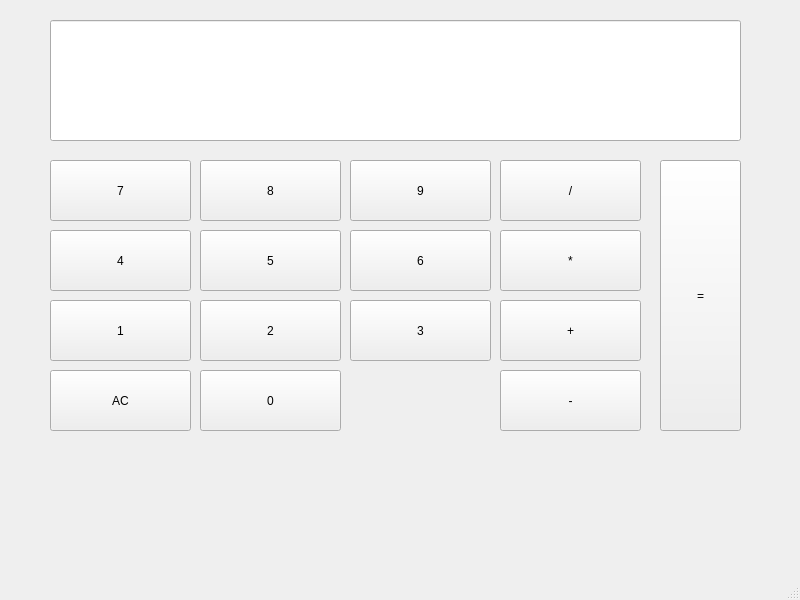
<?xml version="1.0" encoding="UTF-8"?>
<ui version="4.0">
 <class>MainWindow</class>
 <widget class="QMainWindow" name="MainWindow">
  <property name="geometry">
   <rect>
    <x>0</x>
    <y>0</y>
    <width>800</width>
    <height>600</height>
   </rect>
  </property>
  <property name="windowTitle">
   <string>MainWindow</string>
  </property>
  <widget class="QWidget" name="centralwidget">
   <widget class="QLineEdit" name="Display">
    <property name="geometry">
     <rect>
      <x>50</x>
      <y>20</y>
      <width>691</width>
      <height>121</height>
     </rect>
    </property>
    <property name="font">
     <font>
      <pointsize>40</pointsize>
     </font>
    </property>
    <property name="text">
     <string/>
    </property>
   </widget>
   <widget class="QPushButton" name="Button7">
    <property name="geometry">
     <rect>
      <x>50</x>
      <y>160</y>
      <width>141</width>
      <height>61</height>
     </rect>
    </property>
    <property name="text">
     <string>7</string>
    </property>
   </widget>
   <widget class="QPushButton" name="Button8">
    <property name="geometry">
     <rect>
      <x>200</x>
      <y>160</y>
      <width>141</width>
      <height>61</height>
     </rect>
    </property>
    <property name="text">
     <string>8</string>
    </property>
   </widget>
   <widget class="QPushButton" name="Button9">
    <property name="geometry">
     <rect>
      <x>350</x>
      <y>160</y>
      <width>141</width>
      <height>61</height>
     </rect>
    </property>
    <property name="text">
     <string>9</string>
    </property>
   </widget>
   <widget class="QPushButton" name="Button4">
    <property name="geometry">
     <rect>
      <x>50</x>
      <y>230</y>
      <width>141</width>
      <height>61</height>
     </rect>
    </property>
    <property name="text">
     <string>4</string>
    </property>
   </widget>
   <widget class="QPushButton" name="Button5">
    <property name="geometry">
     <rect>
      <x>200</x>
      <y>230</y>
      <width>141</width>
      <height>61</height>
     </rect>
    </property>
    <property name="text">
     <string>5</string>
    </property>
   </widget>
   <widget class="QPushButton" name="Button6">
    <property name="geometry">
     <rect>
      <x>350</x>
      <y>230</y>
      <width>141</width>
      <height>61</height>
     </rect>
    </property>
    <property name="text">
     <string>6</string>
    </property>
   </widget>
   <widget class="QPushButton" name="Button1">
    <property name="geometry">
     <rect>
      <x>50</x>
      <y>300</y>
      <width>141</width>
      <height>61</height>
     </rect>
    </property>
    <property name="text">
     <string>1</string>
    </property>
   </widget>
   <widget class="QPushButton" name="Button2">
    <property name="geometry">
     <rect>
      <x>200</x>
      <y>300</y>
      <width>141</width>
      <height>61</height>
     </rect>
    </property>
    <property name="text">
     <string>2</string>
    </property>
   </widget>
   <widget class="QPushButton" name="Button3">
    <property name="geometry">
     <rect>
      <x>350</x>
      <y>300</y>
      <width>141</width>
      <height>61</height>
     </rect>
    </property>
    <property name="text">
     <string>3</string>
    </property>
   </widget>
   <widget class="QPushButton" name="Button0">
    <property name="geometry">
     <rect>
      <x>200</x>
      <y>370</y>
      <width>141</width>
      <height>61</height>
     </rect>
    </property>
    <property name="text">
     <string>0</string>
    </property>
   </widget>
   <widget class="QPushButton" name="ButtonAC">
    <property name="geometry">
     <rect>
      <x>50</x>
      <y>370</y>
      <width>141</width>
      <height>61</height>
     </rect>
    </property>
    <property name="text">
     <string>AC</string>
    </property>
   </widget>
   <widget class="QPushButton" name="ButtonDi">
    <property name="geometry">
     <rect>
      <x>500</x>
      <y>160</y>
      <width>141</width>
      <height>61</height>
     </rect>
    </property>
    <property name="text">
     <string>/</string>
    </property>
   </widget>
   <widget class="QPushButton" name="ButtonMu">
    <property name="geometry">
     <rect>
      <x>500</x>
      <y>230</y>
      <width>141</width>
      <height>61</height>
     </rect>
    </property>
    <property name="text">
     <string>*</string>
    </property>
   </widget>
   <widget class="QPushButton" name="ButtonAd">
    <property name="geometry">
     <rect>
      <x>500</x>
      <y>300</y>
      <width>141</width>
      <height>61</height>
     </rect>
    </property>
    <property name="text">
     <string>+</string>
    </property>
   </widget>
   <widget class="QPushButton" name="ButtonSu">
    <property name="geometry">
     <rect>
      <x>500</x>
      <y>370</y>
      <width>141</width>
      <height>61</height>
     </rect>
    </property>
    <property name="text">
     <string>-</string>
    </property>
   </widget>
   <widget class="QPushButton" name="ButtonEq">
    <property name="geometry">
     <rect>
      <x>660</x>
      <y>160</y>
      <width>81</width>
      <height>271</height>
     </rect>
    </property>
    <property name="text">
     <string>=</string>
    </property>
   </widget>
  </widget>
  <widget class="QMenuBar" name="menubar">
   <property name="geometry">
    <rect>
     <x>0</x>
     <y>0</y>
     <width>800</width>
     <height>22</height>
    </rect>
   </property>
  </widget>
  <widget class="QStatusBar" name="statusbar"/>
 </widget>
 <resources/>
 <connections/>
</ui>
